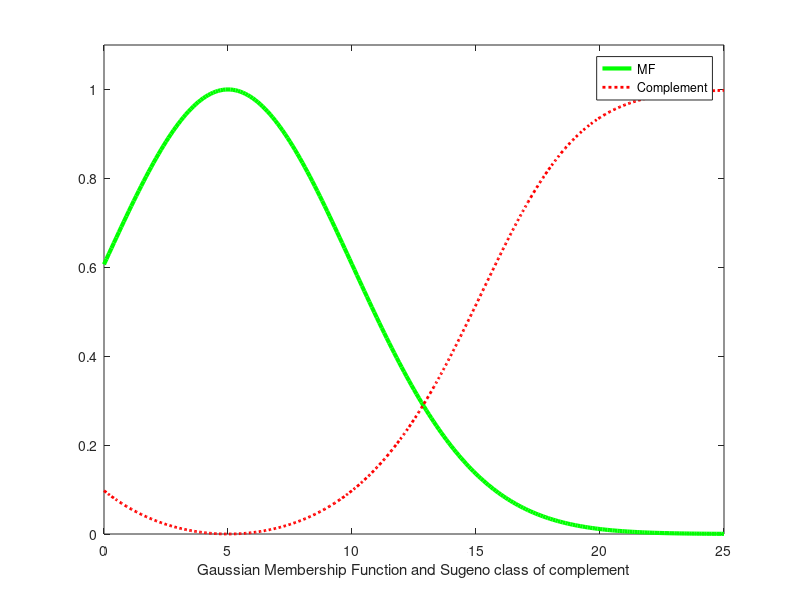

The MATLAB source for this figure:
%  Shahab Sotudian--94125091
disp('*** Sugeno class of complement for Gaussian membership function ***')
disp('Enter the parameter of Gaussian membership function sigma and mean  ***')
sigma=input('Enter the amount of  sigma ');
c=input('Enter the amount of  mean ');
lamda=input('Enter the amount of  lamda(lamda>-1) ');


% Gaussian membership function
x=0:0.1:(c+4*sigma);
y = exp(-(x - c).^2/(2*sigma^2));

%Sugeno class of complement
s=(1.-y);
h=(1+lamda.*y);
k=s./h;

% plottingt
plot(x,y,'g','linewidth',3)
  hold on
plot(x,k,'r:','linewidth',2)
     axis([0 (c+4*sigma) 0  1.1]);
   legend('MF','Complement')
   xlabel('Gaussian Membership Function and Sugeno class of complement')
